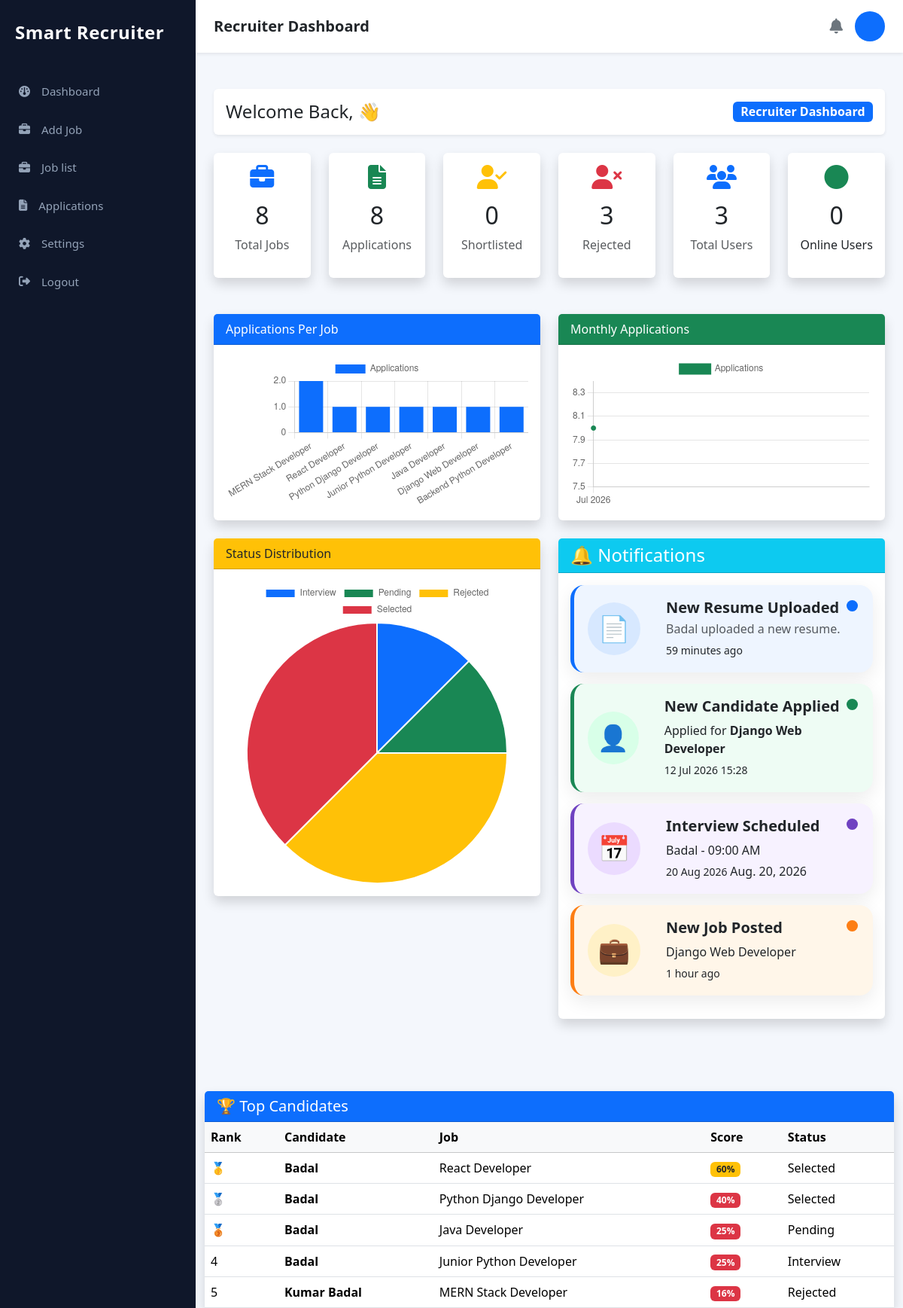
Screenshot of /recruiter/dashboard/ with the database file from the repository.
### applications/models.py (models this page shows, shortened)
class Application(models.Model):
    STATUS = (
        ("Pending", "Pending"),
        ("Shortlisted", "Shortlisted"),
        ("Interview", "Interview"),
        ("Rejected", "Rejected"),
        ("Selected", "Selected"),
    )
    user = models.ForeignKey(User, on_delete=models.CASCADE)
    job = models.ForeignKey(Job, on_delete=models.CASCADE)
    last_seen = models.DateTimeField(auto_now=True)
    resume = models.FileField(upload_to="resumes/")
    status = models.CharField(
        max_length=20,
        choices=STATUS,
        default="Pending"
    )
    education = models.CharField(
        max_length=200,
        blank=True
    )
    experience = models.CharField(
        max_length=200,
        blank=True
    )
    skills = models.TextField(
        blank=True
    )
    ai_summary = models.TextField(
        blank=True
    )
    recruiter_notes = models.TextField(
        blank=True
    )
    match_score = models.IntegerField(default=85)
    applied_at = models.DateTimeField(auto_now_add=True)
    interview_date = models.DateField(
        null=True,
        blank=True
    )
    interview_time = models.TimeField(
        null=True,
        blank=True
    )
    interview_mode = models.CharField(
        max_length=50,
        blank=True
    )
    meeting_link = models.URLField(
        blank=True
    )

### job/models.py (models this page shows, shortened)
class Job(models.Model):
    JOB_TYPES = (
        ("Full Time", "Full Time"),
        ("Part Time", "Part Time"),
        ("Internship", "Internship"),
        ("Contract", "Contract"),
        ("Remote", "Remote"),
    )
    WORK_MODE = (
        ("Onsite", "Onsite"),
        ("Remote", "Remote"),
        ("Hybrid", "Hybrid"),
    )
    STATUS = (
        ("Active", "Active"),
        ("Closed", "Closed"),
    )
    EXPERIENCE = (
        ("Fresher", "Fresher"),
        ("0-1 Years", "0-1 Years"),
        ("1-3 Years", "1-3 Years"),
        ("3-5 Years", "3-5 Years"),
        ("5+ Years", "5+ Years"),
    )
    title = models.CharField(max_length=200)
    company = models.CharField(max_length=200)
    company_logo = models.ImageField(
        upload_to="company_logo/",
        blank=True,
        null=True
    )
    location = models.CharField(max_length=200)
    work_mode = models.CharField(
        max_length=20,
        choices=WORK_MODE,
        default="Onsite"
    )
    job_type = models.CharField(
        max_length=30,
        choices=JOB_TYPES,
        default="Full Time"
    )
    experience = models.CharField(
        max_length=30,
        choices=EXPERIENCE,
        default="Fresher"
    )
    education = models.CharField(max_length=200)
    salary = models.CharField(max_length=100)
    openings = models.PositiveIntegerField(default=1)
    applicants = models.PositiveIntegerField(default=0)
    skills = models.TextField(
        help_text="Example: Python, Django, SQL, REST API"
    )
    responsibilities = models.TextField()
    requirements = models.TextField()
    benefits = models.TextField(blank=True)
    description = models.TextField()
    deadline = models.DateField(default=timezone.now)
    status = models.CharField(
        max_length=20,
        choices=STATUS,
        default="Active"
    )
    created_at = models.DateTimeField(auto_now_add=True)

### recruiter/views.py (the view)
def recruiter_dashboard(request):
    total_jobs = Job.objects.count()
    total_applications = Application.objects.count()
    shortlisted = Application.objects.filter(
        status="Shortlisted"
    ).count()
    rejected = Application.objects.filter(
        status="Rejected"
    ).count()
    selected = Application.objects.filter(
        status="Selected"
    ).count()
    live_users = User.objects.filter(
        is_active=True
    ).count()
    applications_per_job = (
        Application.objects
        .values("job__title")
        .annotate(total=Count("id"))
        .order_by("-total")
    )
    monthly_applications = (
        Application.objects
        .annotate(month=TruncMonth("applied_at"))
        .values("month")
        .annotate(total=Count("id"))
        .order_by("month")
    )
    status_distribution = (
        Application.objects
        .values("status")
        .annotate(total=Count("id"))
    )
    top_candidates = (
        Application.objects
        .order_by("-match_score")[:5]
    )
    online_users = UserProfile.objects.filter(
        last_seen__gte=timezone.now() - timedelta(minutes=5)
    ).count()
    selected = Application.objects.filter(
        status="Selected"
    ).count()
    latest_resume = (
        Application.objects
        .select_related("user")
        .order_by("-applied_at")
        .first()
    )
    latest_job = (
        Job.objects
        .order_by("-id")
        .first()
    )
    latest_interview = (
        Application.objects
        .filter(interview_date__isnull=False)
        .order_by("-interview_date", "-interview_time")
        .first()
    )
    latest_resume = (
        Application.objects
        .select_related("user")
        .order_by("-applied_at")
        .first()
    )
    latest_application = (
        Application.objects
        .select_related("user", "job")
        .order_by("-applied_at")
        .first()
    )
    latest_interview = (
        Application.objects
        .filter(
            interview_date__isnull=False,
            status="Interview"
        )
        .select_related("user", "job")
        .order_by("-interview_date", "-interview_time")
        .first()
    )
    latest_job = Job.objects.order_by("-created_at").first()
    context = {
        "total_jobs": total_jobs,
        "total_applications": total_applications,
        "shortlisted": shortlisted,
        "rejected": rejected,
        "selected": selected,
        "live_users": live_users,
        "top_candidates": top_candidates,
        "online_users": online_users,
        "applications_per_job": applications_per_job,
        "monthly_applications": monthly_applications,
        "status_distribution": status_distribution,
        "latest_resume": latest_resume,
        "latest_job": latest_job,
        "latest_interview": latest_interview,
        "latest_resume": latest_resume,
        "latest_application": latest_application,
        "latest_interview": latest_interview,
        "latest_job": latest_job,
    }
    return render(
        request,
        "recruiter/dashboard.html",
        context
    )

### templates/recruiter/dashboard.html (shortened to what this page needs)
{% extends "recruiter/recruiter_base.html" %} {% load static %} {% block content %}
<div class="container-fluid py-4">
  <div class="card shadow-sm border-0 mb-4">
    <div class="card-body d-flex justify-content-between align-items-center">
      <h4 class="mb-0">
        Welcome Back,
        👋
      </h4>
      <span class="badge bg-primary fs-6"> Recruiter Dashboard </span>
    </div>
  </div>
  <div class="row row-cols-2 row-cols-sm-3 row-cols-lg-6 g-4">
    <div class="col">
      <div class="card border-0 shadow h-100">
        <div class="card-body text-center">
          <i class="fa-solid fa-briefcase fa-2x text-primary mb-3"></i>
          <h2>{{ total_jobs }}</h2>
          <p class="text-muted mb-0">Total Jobs</p>
        </div>
      </div>
    </div>
    <div class="col">
      <div class="card border-0 shadow h-100">
        <div class="card-body text-center">
          <i class="fa-solid fa-file-lines fa-2x text-success mb-3"></i>
          <h2>{{ total_applications }}</h2>
          <p class="text-muted mb-0">Applications</p>
        </div>
      </div>
    </div>
    <div class="col">
      <div class="card border-0 shadow h-100">
        <div class="card-body text-center">
          <i class="fa-solid fa-user-check fa-2x text-warning mb-3"></i>
          <h2>{{ shortlisted }}</h2>
          <p class="text-muted mb-0">Shortlisted</p>
        </div>
      </div>
    </div>
    <div class="col">
      <div class="card border-0 shadow h-100">
        <div class="card-body text-center">
          <i class="fa-solid fa-user-xmark fa-2x text-danger mb-3"></i>
          <h2>{{ rejected }}</h2>
          <p class="text-muted mb-0">Rejected</p>
        </div>
      </div>
    </div>
    <div class="col">
      <div class="card border-0 shadow h-100">
        <div class="card-body text-center">
          <i class="fa-solid fa-users fa-2x text-primary mb-3"></i>
          <h2>{{ live_users }}</h2>
          <p class="text-muted mb-0">Total Users</p>
        </div>
      </div>
    </div>
    <div class="col">
      <div class="card border-0 shadow h-100">
        <div class="card-body text-center">
          <i class="fa-solid fa-circle fa-2x text-success mb-3"></i>
          <h2>{{ online_users }}</h2>
          <p>Online Users</p>
        </div>
      </div>
    </div>
  </div>
  <div class="row mt-5">
    <div class="col-lg-6 mb-4">
      <div class="card shadow border-0">
        <div class="card-header bg-primary text-white">
          Applications Per Job
        </div>
        <div class="card-body">
          <canvas id="jobChart"></canvas>
        </div>
      </div>
    </div>
    <div class="col-lg-6 mb-4">
      <div class="card shadow border-0">
        <div class="card-header bg-success text-white">
          Monthly Applications
        </div>
        <div class="card-body">
          <canvas id="monthChart"></canvas>
        </div>
      </div>
    </div>
    <div class="col-lg-6">
      <div class="card shadow border-0">
        <div class="card-header bg-warning text-dark">Status Distribution</div>
        <div class="card-body">
          <canvas id="statusChart"></canvas>
        </div>
      </div>
    </div>
    <div class="col-lg-6 mb-4">
        <div class="card shadow border-0 h-100">
            <div class="card-header bg-info text-white">
                <h4 class="mb-0">🔔 Notifications</h4>
            </div>
            <div class="card-body">
                <div class="notification-card blue">
                    <div class="d-flex align-items-center">
                        <div class="notify-icon">📄</div>
                        <div class="flex-grow-1 ms-3">
                            <h5 class="mb-1"><b>New Resume Uploaded</b></h5>
                            <p class="mb-1 text-muted">
                              {% if latest_resume %}
                                {{ latest_resume.user.username }}
                        {% else %}
                    No Resume Uploaded
              {% endif %}
                            uploaded a new resume.
                            </p>
                            <small>{{ latest_resume.applied_at|timesince }} ago</small>
                        </div>
                    </div>
                    <div class="notify-dot"></div>
                </div>
                <div class="notification-card green">
                    <div class="d-flex align-items-center">
                        <div class="notify-icon">👤</div>
                        <div class="flex-grow-1 ms-3">
                            <h5><b>New Candidate Applied</b></h5>
                          <p class="mb-1">
                          Applied for
                          <strong>{{ latest_application.job.title }}</strong>
                            </p>
                          <small>{{ latest_application.applied_at|date:"d M Y H:i" }}</small>
                        </div>
                    </div>
                    <div class="notify-dot"></div>
                </div>
                <div class="notification-card purple">
                    <div class="d-flex align-items-center">
                        <div class="notify-icon">📅</div>
                        <div class="flex-grow-1 ms-3">
                           {% if latest_interview %}
                <h5><b>Interview Scheduled</b></h5>
<p class="mb-1">
    {{ latest_interview.user.get_full_name|default:latest_interview.user.username }}
    -
    {{ latest_interview.interview_time|time:"h:i A" }}
</p>
<small>
    {{ latest_interview.interview_date|date:"d M Y" }}
</small>
{% else %}
<h5><b>No Interview Scheduled</b></h5>
{% endif %}
                            {{ latest_interview.interview_date }}
                        </div>
                    </div>
                    <div class="notify-dot"></div>
                </div>
                <div class="notification-card orange">
                    <div class="d-flex align-items-center">
                        <div class="notify-icon">💼</div>
                        <div class="flex-grow-1 ms-3">
                           <h5><b>New Job Posted</b></h5>
                          <p class="mb-1">
                            {{ latest_job.title }}
                          </p>
                          <small>
                          {{ latest_job.created_at|timesince }} ago
                          </small>
                        </div>
                    </div>
                    <div class="notify-dot"></div>
                </div>
            </div>
        </div>
    </div>
</div>
  </div>
  <div class="card shadow border-0 mt-5">
    <div class="card-header bg-primary text-white">
      <h5 class="mb-0">🏆 Top Candidates</h5>
    </div>
    <div class="table-responsive">
      <table class="table table-hover align-middle mb-0">
        <thead class="table-light">
          <tr>
            <th>Rank</th>
            <th>Candidate</th>
            <th>Job</th>
            <th>Score</th>
            <th>Status</th>
          </tr>
        </thead>
        <tbody>
          {% for c in top_candidates %}
          <tr>
            <td>
                        {% if forloop.counter == 1 %}
                            🥇
                        {% elif forloop.counter == 2 %}
                            🥈
                        {% elif forloop.counter == 3 %}
                            🥉
                        {% else %}
                            {{ forloop.counter }}
                        {% endif %}
                    </td>
            <td>
              <strong> {{ c.user.username }} </strong>
            </td>
            <td>{{ c.job.title }}</td>
            <td>
              {% if c.match_score >= 80 %}
              <span class="badge bg-success"> {{ c.match_score }}% </span>
              {% elif c.match_score >= 60 %}
              <span class="badge bg-warning text-dark">
                {{ c.match_score }}%
              </span>
              {% else %}
              <span class="badge bg-danger"> {{ c.match_score }}% </span>
              {% endif %}
            </td>
            <td>{{ c.status }}</td>
          </tr>
          {% empty %}
          <tr>
            <td colspan="5" class="text-center">No Applications Yet</td>
          </tr>
          {% endfor %}
        </tbody>
      </table>
    </div>
  </div>
</div>
<script>
  // =======================
  // Applications Per Job
  // =======================
  const jobLabels = [
  {% for item in applications_per_job %}
  "{{ item.job__title }}",
  {% endfor %}
  ];
  const jobData = [
  {% for item in applications_per_job %}
  {{ item.total }},
  {% endfor %}
  ];
  new Chart(document.getElementById("jobChart"),{
      type:"bar",
      data:{
          labels:jobLabels,
          datasets:[{
              label:"Applications",
              data:jobData,
              backgroundColor:"#0d6efd"
          }]
      }
  });
  // =======================
  // Monthly Applications
  // =======================
  const monthLabels=[
  {% for item in monthly_applications %}
  "{{ item.month|date:'M Y' }}",
  {% endfor %}
  ];
  const monthData=[
  {% for item in monthly_applications %}
  {{ item.total }},
  {% endfor %}
  ];
  new Chart(document.getElementById("monthChart"),{
      type:"line",
      data:{
          labels:monthLabels,
          datasets:[{
              label:"Applications",
              data:monthData,
              borderColor:"#198754",
              backgroundColor:"#198754",
              tension:0.4,
              fill:false
          }]
      }
  });
  // =======================
  // Status Distribution
  // =======================
  const statusLabels=[
  {% for item in status_distribution %}
  "{{ item.status }}",
  {% endfor %}
  ];
  const statusData=[
  {% for item in status_distribution %}
  {{ item.total }},
  {% endfor %}
  ];
  new Chart(document.getElementById("statusChart"),{
      type:"pie",
      data:{
          labels:statusLabels,
          datasets:[{
              data:statusData,
              backgroundColor:[
                  "#0d6efd",
                  "#198754",
                  "#ffc107",
                  "#dc3545",
                  "#6f42c1"
              ]
          }]
      }
  });
</script>
{% endblock %}

### rows the page displays
Application: user.username "Badal", applied_at "59 minutes", job "Django Web Developer", applied_at "12 Jul 2026 15:28"
Application: user.get_full_name "Badal", interview_time "09:00 AM", interview_date "20 Aug 2026", interview_date "Aug. 20, 2026", user.username "Badal", job "Junior Python Developer", match_score "25", status "Interview"
Job: title "Django Web Developer", created_at "1 hour"
Application: user.username "Badal", job "React Developer", match_score "60", status "Selected"
Application: user.username "Badal", job "Python Django Developer", match_score "40", status "Selected"
Application: user.username "Badal", job "Java Developer", match_score "25", status "Pending"
Application: user.username "Kumar Badal", job "MERN Stack Developer", match_score "16", status "Rejected"

### other values shown
{{ total_jobs }} "8"
{{ total_applications }} "8"
{{ shortlisted }} "0"
{{ rejected }} "3"
{{ live_users }} "3"
{{ online_users }} "0"
chart data {{ item.job__title }} MERN Stack Developer, React Developer, Python Django Developer, Junior Python Developer, Java Developer, Django Web Developer, Backend Python Developer
chart data {{ item.total }} 2, 1, 1, 1, 1, 1, 1
chart data {{ item.total }} 8
